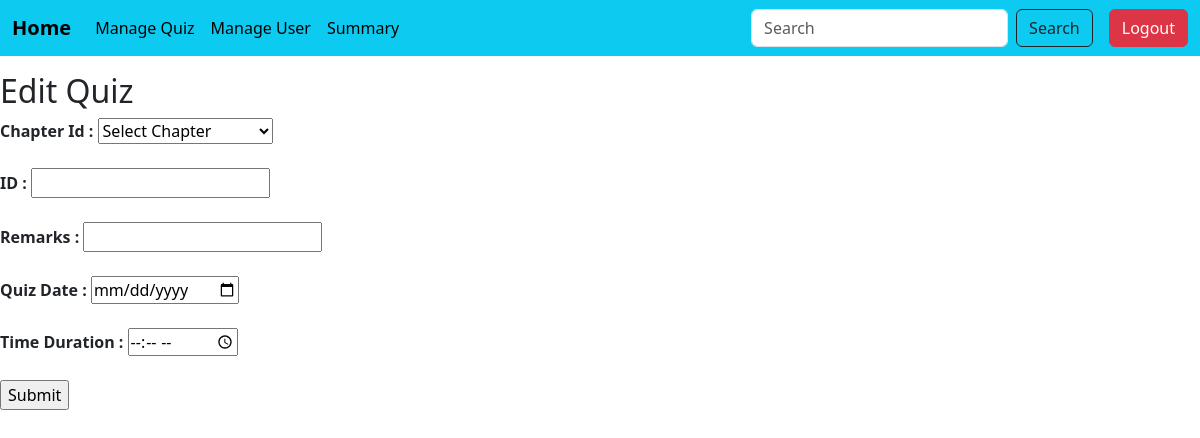
The app's page /edit_quiz/s2c1q1, older data.
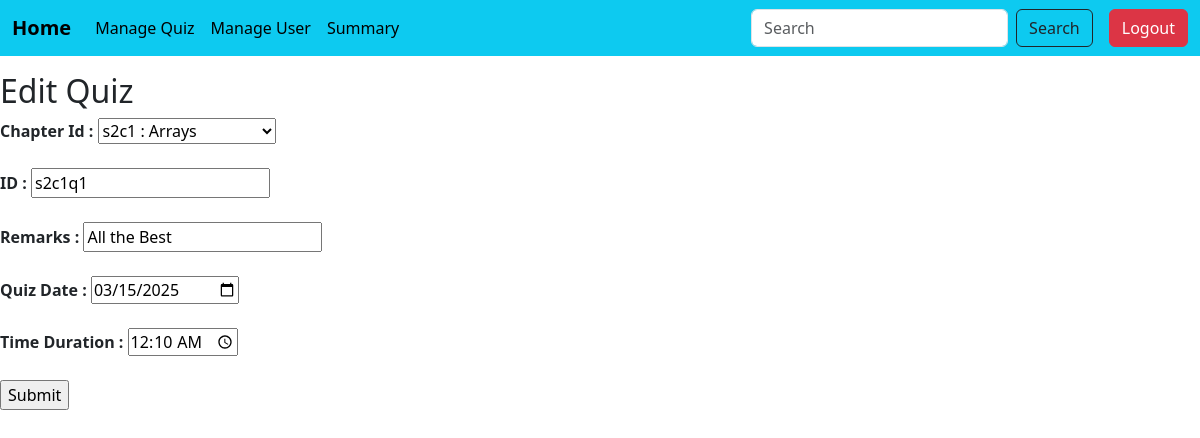
The same page, newer data.
### models.py (models this page shows)
class Quiz(db.Model):
    __tablename__='quiz'
    id=db.Column(db.String(50),primary_key=True)
    chapter_id=db.Column(db.String(100),db.ForeignKey('chapter.id'),nullable=False)
    remarks=db.Column(db.String(100),nullable=False)
    quiz_date=db.Column(db.Date,nullable=False)
    time_dur=db.Column(db.String(5),nullable=False)
    chapter=db.relationship('Chapter',backref=db.backref('quizzes',cascade="all,delete-orphan"))

class Chapter(db.Model):
    __tablename__='chapter'
    id=db.Column(db.String(50),primary_key=True)
    name=db.Column(db.String(100),nullable=False)
    description=db.Column(db.Text,nullable=False)
    subject_id=db.Column(db.String(100),db.ForeignKey('subject.id'),nullable=False)
    subject=db.relationship('Subject',backref=db.backref('chapters',cascade="all,delete-orphan"))

### app.py (the view)
@app.route('/edit_quiz/<quiz_id>',methods=['POST','GET'])
def edit_quiz(quiz_id):
    quiz=Quiz.query.get(quiz_id)
    if request.method=='POST':
        new_id=request.form['id']
        exist_quiz=Quiz.query.get(new_id)
        if exist_quiz and str(exist_quiz.id)!=str(quiz.id):
            flash('Id exists')
            return redirect(url_for('edit_quiz',quiz_id= quiz_id))
        else:
            quiz.id=new_id
            quiz.remarks=request.form['remarks']
            quiz.chapter_id=request.form['chapter_id']
            quiz.quiz_date=datetime.strptime(request.form['quiz_date'],'%Y-%m-%d').date()
            quiz.time_dur=datetime.strptime(request.form['time_dur'],'%H:%M').strftime("%H:%M")
            db.session.commit()
            return redirect(url_for('manage_quiz'))
    else:
        chapters=Chapter.query.all()
        return render_template("edit_quiz.html",quiz=quiz,chapters=chapters)

### templates/edit_quiz.html (shortened to what this page needs)
{% include 'admin_sidebar.html'%}
<form method="post" action="{{url_for('edit_quiz',quiz_id=quiz.id)}}">
    <h2>Edit Quiz</h2>
    <label for="chapter_id"><b>Chapter Id : </b></label>
    <select id="chapter_id" name="chapter_id" required>
        <option value=""disabled selected>Select Chapter</option>
        {% for chapter in chapters%}
            <option value="{{chapter.id}}" {% if chapter.id ==quiz.chapter_id %}selected{%endif%}>{{chapter.id}} : {{chapter.name}}</option>
        {% endfor %}
    </select>
    <br><br>
    <label for="id"><b>ID : </b></label>
    <input type="text" id="id" name="id" value="{{quiz.id}}" required>
    <br><br>
    <label for="remarks"><b>Remarks : </b></label>
    <input type="text" id="remarks" name="remarks"value="{{quiz.remarks}}" required>
    <br><br>
    <label for="quiz_date"><b>Quiz Date : </b></label>
    <input type="date" id="quiz_date" name="quiz_date" value="{{quiz.quiz_date}}" required>
    <br><br>
    <label for="time_dur"><b>Time Duration : </b></label>
    <input type="time" id="time_dur" name="time_dur" value="{{quiz.time_dur}}" required>
    <br><br>
    <input type="submit" value ="Submit">
</form>

Row changes from the older to the newer data that the page shows:
added Quiz: chapter_id "s2c1 : Arrays", id "s2c1q1", quiz_date "03/15/2025", time_dur "00:10"
Text that changed along with them:
form field remarks: (not shown) → "All the Best"
form field chapter_id: "Select Chapter" → (not shown)
